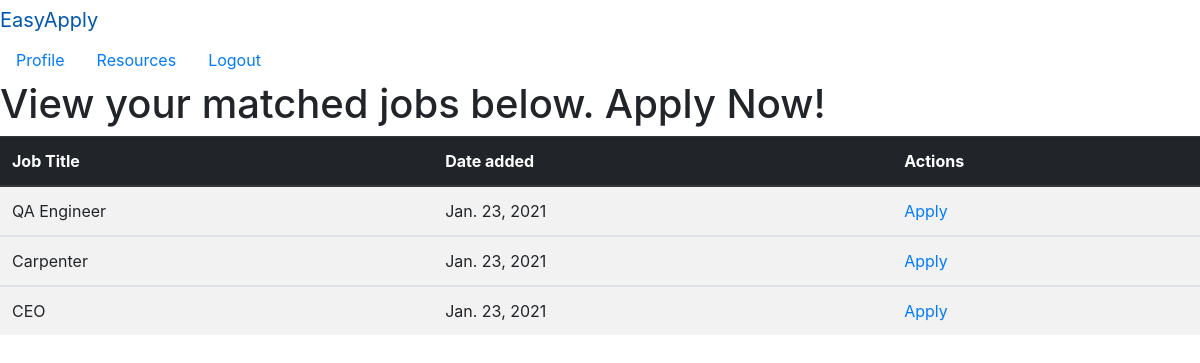
Before: /jobs (signed in) with the older database file.
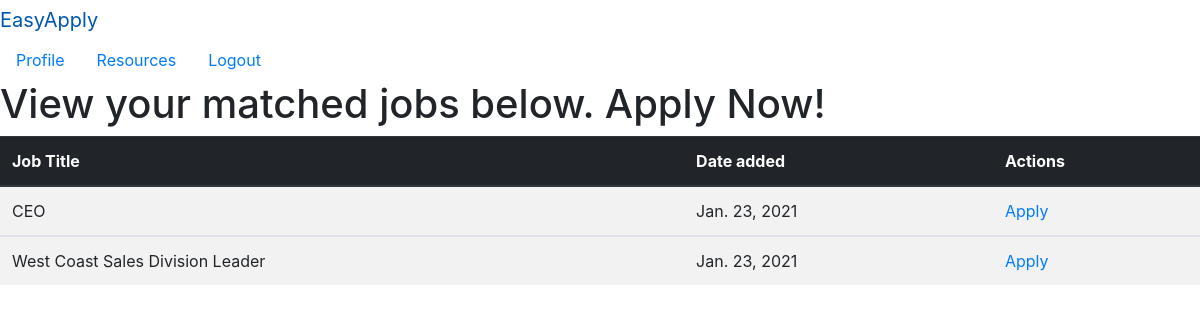
After: the same page with the newer database file.
### employers/models.py (models this page shows)
class Job(models.Model):
    title = models.CharField(max_length=150)
    experience = models.CharField(max_length=50)
    skills = models.CharField(max_length=150)
    description = models.TextField()
    uploaded_by = models.ForeignKey(Employer, related_name="jobs_uploaded", on_delete=models.CASCADE)
    hired = models.BooleanField(null=True)
    applications = models.ManyToManyField(Applicant, related_name="job_applicants")
    hiree = models.ForeignKey(Applicant, related_name="hired_applicant", null=True, on_delete=models.CASCADE)
    created_at = models.DateField(auto_now_add=True)
    updated_at = models.DateField(auto_now=True)
    hired_on = models.DateField(auto_now=True, null=True)
    objects = JobManager()

### applicants/views.py (the view)
# urls.py: path('jobs', views.jobs),
def jobs(request):
    if 'userid' in request.session:
        context = {
            'applicant': Applicant.objects.get(id=request.session['userid']),
            'all_jobs': Job.objects.all()
        }
        return render(request, 'dashboard.html', context)
    return redirect("/")

### applicants/templates/dashboard.html (shortened to what this page needs)
<!DOCTYPE html>
<html lang="en">
<head>
    {% load static %}
    <link rel="stylesheet" href="{% static 'css/style.css' %}">
    <link rel="stylesheet" href="https://maxcdn.bootstrapcdn.com/bootstrap/4.0.0/css/bootstrap.min.css">
</head>
<body>
  <nav>
    <div>
      <div class="navbar-header">
        <a class="navbar-brand" href="/jobs">EasyApply</a>
      </div>
      <ul class="nav">
        <li class="nav-item"><a class="nav-link" href="/profile/{{applicant.id}}">Profile</a></li>
        <li class="nav-item"><a class="nav-link" href="/resources">Resources</a></li>
        <li class="nav-item"><a class="nav-link" href="/logout">Logout</a></li>
      </ul>
    </div>
  </nav>
    <h1>View your matched jobs below. Apply Now!</h1>
    {% if all_jobs %}
        <div>
          <table class="table table-striped">
              <thead class="thead-dark">
                  <tr>
                      <th scope="col">Job Title</th>
                      <th scope="col">Date added</th>
                      <th scope="col">Actions</th>
                  </tr>
              </thead>
                {% for job in all_jobs %}
                  <tbody class="tableDetails">
                  {% if job.hired == None %}
                  {% if applicant not in job.applications.all %}
                      <tr>
                          <td>{{job.title}}</td>
                          <td>{{job.created_at}}</td>
                          <td><a href="/apply/{{job.id}}">Apply</a></td>
                      </tr>
                  {% endif %}
                  {% endif %}
                {% endfor %}
          </table>
        </div>
    {% endif %}
</body>
</html>

Changed rows visible on the page:
no longer on this page (row unchanged): Job: title "QA Engineer", created_at "Jan. 23, 2021"
no longer on this page (row edited): Job: title "Carpenter", created_at "Jan. 23, 2021"
added Job: title "West Coast Sales Division Leader", created_at "Jan. 23, 2021"
